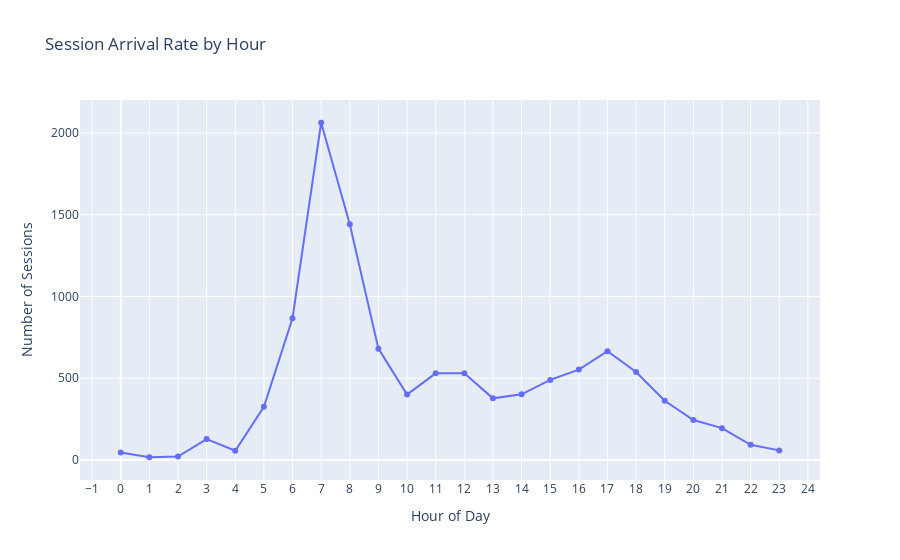
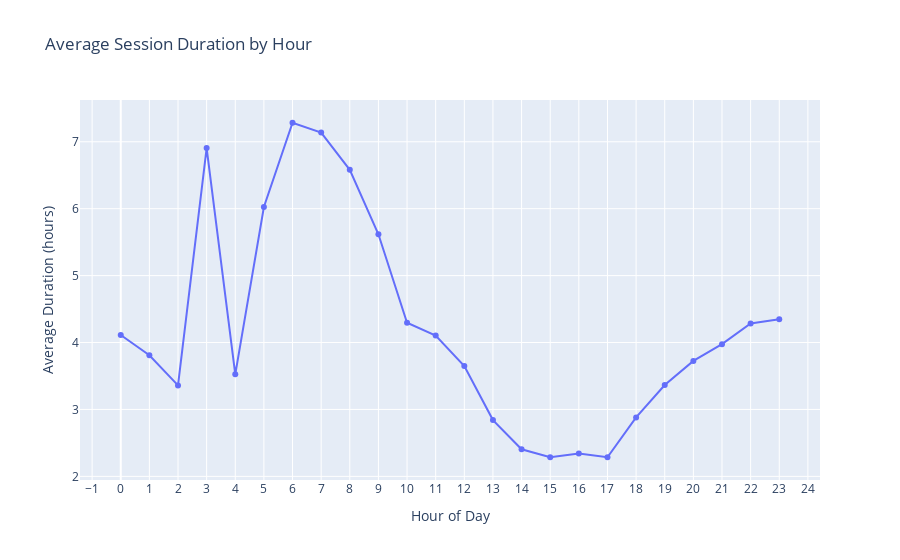
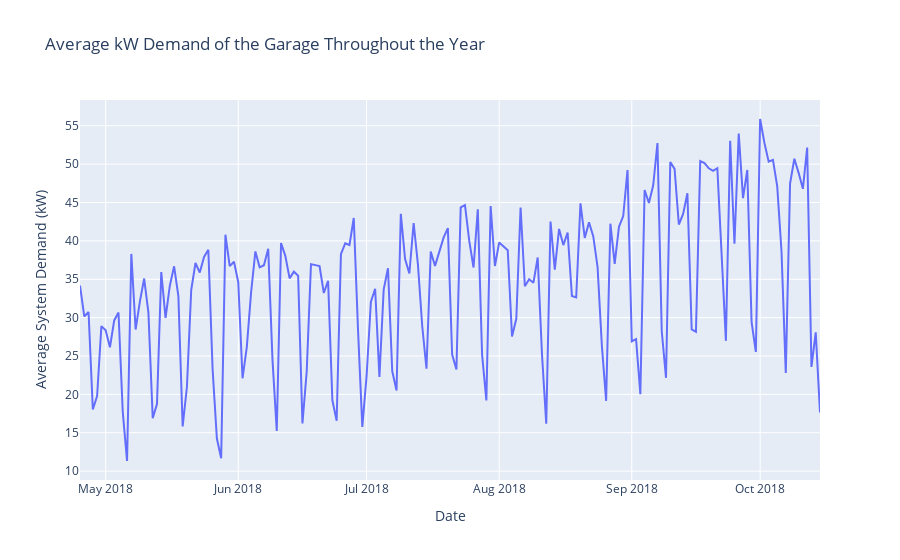

The notebook cell saved with these charts, in order:
### Code cell
import pandas as pd
import numpy as np
import plotly.graph_objects as go
import plotly.express as px
from datetime import datetime

# =============================================================================
# 1. LOAD THE DATA
# =============================================================================
df = pd.read_csv('acndata_sessions.csv')

# =============================================================================
# 2. DATA CLEANING AND FILTERING
# =============================================================================
df.dropna(subset=['sessionID', 'connectionTime', 'disconnectTime', 'doneChargingTime', 'kWhDelivered'], inplace=True)

# Convert to datetime
for col in ['connectionTime', 'disconnectTime', 'doneChargingTime']:
    df[col] = pd.to_datetime(df[col], errors='coerce')

# Drop rows with failed datetime conversion
df.dropna(subset=['connectionTime', 'disconnectTime'], inplace=True)

# Calculate session duration in hours (using disconnectTime)
df['session_duration'] = (df['disconnectTime'] - df['connectionTime']).dt.total_seconds() / 3600.0

# Filter out non-positive and extreme durations
df = df[(df['session_duration'] > 0) & (df['session_duration'] < 12)]

# =============================================================================
# Normalize hour: shift such that 8:00 becomes 0 (the garage is in Los Angeles; times are in GMT)
# =============================================================================
df['hour'] = (df['connectionTime'].dt.hour - 8) % 24

# =============================================================================
# PLOTTING ARRIVAL RATE AND AVERAGE SESSION DURATION BY HOUR
# =============================================================================
# Compute arrival rate and average session duration
arrival_rate = df.groupby('hour').size()
avg_duration = df.groupby('hour')['session_duration'].mean()

# Convert to DataFrame for Plotly
metrics_df = pd.DataFrame({
    'hour': arrival_rate.index,
    'arrival_rate': arrival_rate.values,
    'avg_duration': avg_duration.values
})

# Plot arrival rate
fig1 = px.line(metrics_df, x='hour', y='arrival_rate', markers=True,
               labels={'hour': 'Hour of Day', 'arrival_rate': 'Number of Sessions'},
               title='Session Arrival Rate by Hour')
fig1.update_layout(xaxis=dict(tickmode='linear', tick0=0, dtick=1))

# Plot average session duration
fig2 = px.line(metrics_df, x='hour', y='avg_duration', markers=True,
               labels={'hour': 'Hour of Day', 'avg_duration': 'Average Duration (hours)'},
               title='Average Session Duration by Hour')
fig2.update_layout(xaxis=dict(tickmode='linear', tick0=0, dtick=1))

fig1.show()
fig2.show()

print("Arrival Rate by Hour:")
print(arrival_rate.sort_index())
print("\nAverage Session Duration by Hour (in hours):")
print(avg_duration.sort_index())

# =============================================================================
# COMPUTE CHARGING DURATION AND POWER OUTPUT
# =============================================================================
# Calculate charging duration in hours (time during which the car charged)
df['charging_duration'] = (df['doneChargingTime'] - df['connectionTime']).dt.total_seconds() / 3600.0

# Filter out non-positive charging durations
df = df[df['charging_duration'] > 0]

# Calculate average power output in kilowatts (kW)
df['power_output'] = df['kWhDelivered'] / df['charging_duration']

# =============================================================================
# COMPUTE SYSTEM DEMAND OVER TIME
# =============================================================================
# For each session, assume constant power output during charging.
# Create event records: at connectionTime, add the session's power_output; at doneChargingTime, subtract it.
df_start = df[['connectionTime', 'power_output']].copy()
df_start.rename(columns={'connectionTime': 'timestamp'}, inplace=True)

df_end = df[['doneChargingTime', 'power_output']].copy()
df_end.rename(columns={'doneChargingTime': 'timestamp'}, inplace=True)
df_end['power_output'] = -df_end['power_output']

# Combine start and end events, then sort by time
events_df = pd.concat([df_start, df_end]).sort_values('timestamp')

# Compute the cumulative sum to derive the instantaneous total power demand
events_df['total_power'] = events_df['power_output'].cumsum()

# Set the timestamp as index for resampling
events_df = events_df.set_index('timestamp')

# Resample to daily frequency to obtain the average system demand per day throughout the year
daily_avg = events_df['total_power'].resample('D').mean().reset_index()

# =============================================================================
# PLOTTING AVERAGE SYSTEM DEMAND OVER THE YEAR
# =============================================================================
fig_demand = px.line(daily_avg,
                     x='timestamp',
                     y='total_power',
                     labels={'timestamp': 'Date', 'total_power': 'Average System Demand (kW)'},
                     title='Average kW Demand of the Garage Throughout the Year')
fig_demand.show()

### Figure 1 — Plotly figure (JSON) as saved in the notebook; plotly's stock layout.template omitted (floating-point values rounded to 4 significant figures)
{"data": [{"hovertemplate": "Hour of Day=%{x}<br>Number of Sessions=%{y}<extra></extra>", "legendgroup": "", "line": {"color": "#636efa", "dash": "solid"}, "marker": {"symbol": "circle"}, "mode": "lines+markers", "name": "", "orientation": "v", "showlegend": false, "x": [0, 1, 2, 3, 4, 5, 6, 7, 8, 9, 10, 11, 12, 13, 14, 15, 16, 17, 18, 19, 20, 21, 22, 23], "xaxis": "x", "y": [46, 17, 21, 128, 57, 326, 867, 2062, 1441, 681, 401, 530, 530, 377, 402, 490, 553, 665, 538, 362, 245, 195, 93, 59], "yaxis": "y", "type": "scatter"}], "layout": {"xaxis": {"anchor": "y", "domain": [0.0, 1.0], "title": {"text": "Hour of Day"}, "tickmode": "linear", "tick0": 0, "dtick": 1}, "yaxis": {"anchor": "x", "domain": [0.0, 1.0], "title": {"text": "Number of Sessions"}}, "legend": {"tracegroupgap": 0}, "title": {"text": "Session Arrival Rate by Hour"}}}

### Figure 2 — Plotly figure (JSON) as saved in the notebook; plotly's stock layout.template omitted (floating-point values rounded to 4 significant figures)
{"data": [{"hovertemplate": "Hour of Day=%{x}<br>Average Duration (hours)=%{y}<extra></extra>", "legendgroup": "", "line": {"color": "#636efa", "dash": "solid"}, "marker": {"symbol": "circle"}, "mode": "lines+markers", "name": "", "orientation": "v", "showlegend": false, "x": [0, 1, 2, 3, 4, 5, 6, 7, 8, 9, 10, 11, 12, 13, 14, 15, 16, 17, 18, 19, 20, 21, 22, 23], "xaxis": "x", "y": [4.113, 3.81, 3.359, 6.905, 3.524, 6.026, 7.284, 7.137, 6.581, 5.617, 4.296, 4.104, 3.649, 2.841, 2.404, 2.286, 2.34, 2.286, 2.88, 3.364, 3.725, 3.975, 4.284, 4.349], "yaxis": "y", "type": "scatter"}], "layout": {"xaxis": {"anchor": "y", "domain": [0.0, 1.0], "title": {"text": "Hour of Day"}, "tickmode": "linear", "tick0": 0, "dtick": 1}, "yaxis": {"anchor": "x", "domain": [0.0, 1.0], "title": {"text": "Average Duration (hours)"}}, "legend": {"tracegroupgap": 0}, "title": {"text": "Average Session Duration by Hour"}}}

### Figure 3 — Plotly figure (JSON) as saved in the notebook; plotly's stock layout.template omitted (floating-point values rounded to 4 significant figures; data arrays with more than 128 entries replaced by an {"elided": "..."} marker saying what was removed)
{"data": [{"hovertemplate": "Date=%{x}<br>Average System Demand (kW)=%{y}<extra></extra>", "legendgroup": "", "line": {"color": "#636efa", "dash": "solid"}, "marker": {"symbol": "circle"}, "mode": "lines", "name": "", "orientation": "v", "showlegend": false, "x": {"elided": "174 str values"}, "xaxis": "x", "y": {"elided": "174 float values"}, "yaxis": "y", "type": "scatter"}], "layout": {"xaxis": {"anchor": "y", "domain": [0.0, 1.0], "title": {"text": "Date"}}, "yaxis": {"anchor": "x", "domain": [0.0, 1.0], "title": {"text": "Average System Demand (kW)"}}, "legend": {"tracegroupgap": 0}, "title": {"text": "Average kW Demand of the Garage Throughout the Year"}}}
